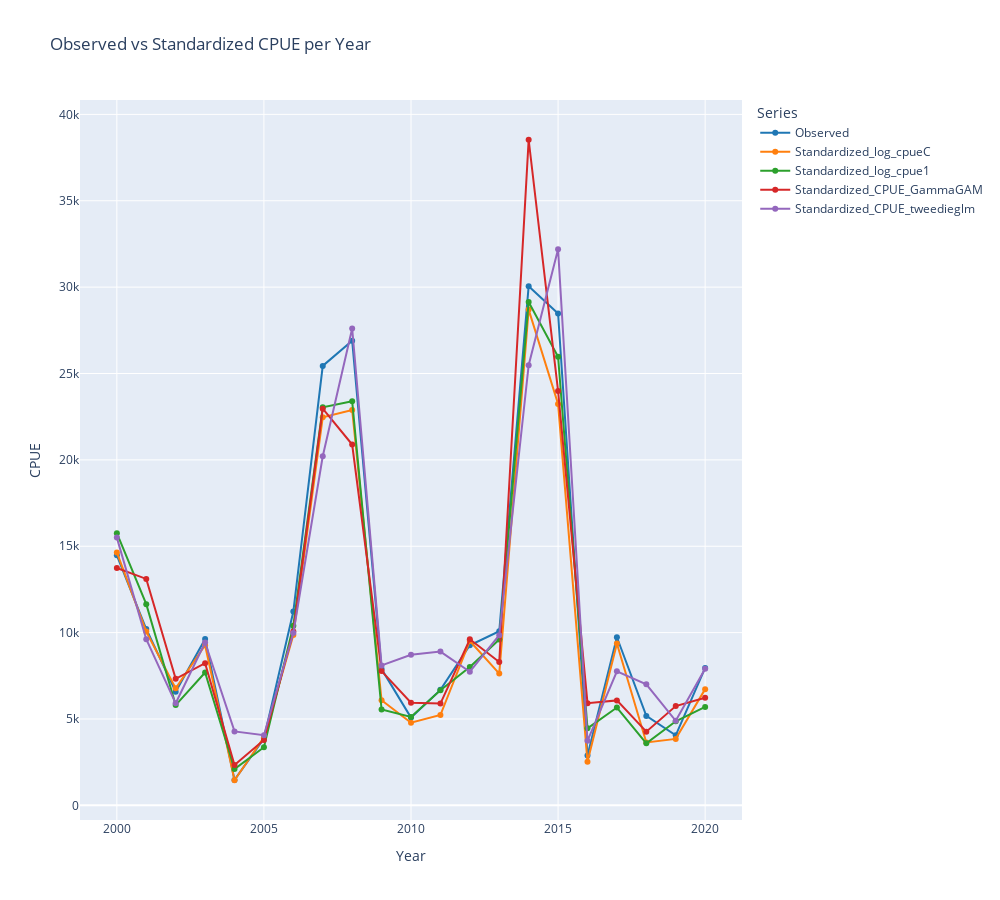
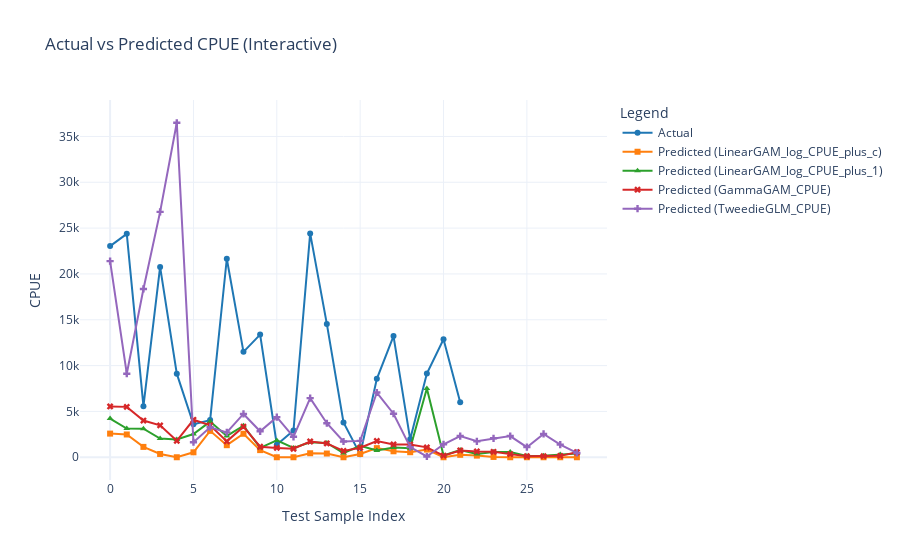

The notebook cell saved with these charts, in order:
### Code cell
# 6. Visualization

# Define consistent colors for each series
colors = {
    "Observed": "#1f77b4",                    # blue
    "Standardized_log_cpueC": "#ff7f0e",      # orange
    "Standardized_log_cpue1": "#2ca02c",      # green
    "Standardized_CPUE_GammaGAM": "#d62728",  # red
    "Standardized_CPUE_tweedieglm": "#9467bd" # purple
}

# Yearly Standardized vs Observed
yearly = full_df.groupby("Year")["Monthly_CPUE"].mean().reset_index(name="Observed")

yearly_log_cpueC = full_df.copy()
#yearly_log_cpueC["Standardized_log_cpueC"] = standardized_log_cpueC
yearly_log_cpueC = yearly_log_cpueC.groupby("Year")["Standardized_log_cpueC"].mean().reset_index()

yearly_log_cpue1 = full_df.copy()
#yearly_log_cpue1["Standardized_log_cpue1"] = standardized_log_cpue1
yearly_log_cpue1 = yearly_log_cpue1.groupby("Year")["Standardized_log_cpue1"].mean().reset_index()

yearly_cpue_gamma_c = full_df.copy()
#yearly_cpue_gamma_c["GammaGAM_Standardized"] = standardized_cpue_gamma_c
yearly_cpue_gamma_c = yearly_cpue_gamma_c.groupby("Year")["Standardized_CPUE_GammaGAM"].mean().reset_index()

yearly_cpue_gamma_1 = full_df.copy()
#yearly_cpue_gamma_1["GammaGAM_Standardized"] = standardized_cpue_gamma_1
yearly_cpue_gamma_1 = yearly_cpue_gamma_1.groupby("Year")["Standardized_CPUE_tweedieglm"].mean().reset_index()

merged = yearly.merge(yearly_log_cpueC, on="Year").merge(yearly_log_cpue1, on="Year").merge(yearly_cpue_gamma_c, on="Year").merge(yearly_cpue_gamma_1, on="Year")

# Save observed + standardized CPUE data by year to CSV
merged.to_csv("../results/summaries/observed_vs_standardized.csv", index=False)

# Interactive observed vs standardized plot
fig = go.Figure()

# Add each trace manually using the defined colors
for name in colors:
    fig.add_trace(
        go.Scatter(
            x=merged["Year"],
            y=merged[name],
            mode="lines+markers",
            name=name,
            line=dict(color=colors[name])
        )
    )

# Layout
fig.update_layout(
    title="Observed vs Standardized CPUE per Year",
    xaxis=dict(title="Year", tickformat=".0f"),
    yaxis_title="CPUE",
    legend_title="Series",
    hovermode="x unified",
    width=1000,
    height=900
)

fig.show()


# Static observed vs standardized plot
plt.figure(figsize=(12, 6))
plt.plot(merged["Year"], merged["Observed"], label="Observed", marker="o", color=colors["Observed"])
plt.plot(merged["Year"], merged["Standardized_log_cpueC"], label="Standardized_log_CPUE_C", marker="s", color=colors["Standardized_log_cpueC"])
plt.plot(merged["Year"], merged["Standardized_log_cpue1"], label="Standardized_log_CPUE_1", marker="^", color=colors["Standardized_log_cpue1"])
plt.plot(merged["Year"], merged["Standardized_CPUE_GammaGAM"], label="Standardized_CPUE_GammaGAM", marker="x", color=colors["Standardized_CPUE_GammaGAM"])
plt.plot(merged["Year"], merged["Standardized_CPUE_tweedieglm"], label="Standardized_CPUE_tweedieglm", marker="+", color=colors["Standardized_CPUE_tweedieglm"])
plt.title("Observed vs Standardized CPUE per Year")
plt.ylabel("CPUE")
plt.xlabel("Year")
plt.legend()
plt.grid(True)
plt.gca().xaxis.set_major_locator(MaxNLocator(integer=True))
plt.tight_layout()
plt.show()




# B. Residual Plots
residuals_linear_GAM_log_CPUE_plus_c = y_test_linear - linear_gam_c_preds_all
residuals_linear_GAM_log_CPUE_plus_1 = y_test_linear - linear_gam_1_preds_all
residuals_Gamma_GAM = y_test_gamma - gamma_gam_preds
residuals_Tweedie_GLM = y_test_tweedie - tweedie_glm_pred


plt.figure(figsize=(18, 5))

plt.subplot(1, 4, 1)
plt.scatter(linear_gam_c_preds_all, residuals_linear_GAM_log_CPUE_plus_c)
plt.axhline(0, color='red', linestyle='--')
plt.title("Residuals: LinearGAM_Log_CPUE_plus_c")
plt.xlabel("Predicted")
plt.ylabel("Residuals")

plt.subplot(1, 4, 2)
plt.scatter(linear_gam_1_preds_all, residuals_linear_GAM_log_CPUE_plus_1)
plt.axhline(0, color='red', linestyle='--')
plt.title("Residuals: LinearGAM_Log_CPUE_plus_1")
plt.xlabel("Predicted")
plt.ylabel("Residuals")

plt.subplot(1, 4, 3)
plt.scatter(gamma_gam_preds, residuals_Gamma_GAM)
plt.axhline(0, color='red', linestyle='--')
plt.title("Residuals: GammaGAM")
plt.xlabel("Predicted")
plt.ylabel("Residuals")

plt.subplot(1, 4, 4)
plt.scatter(tweedie_glm_pred, residuals_Tweedie_GLM)
plt.axhline(0, color='red', linestyle='--')
plt.title("Residuals: TweedieGLM")
plt.xlabel("Predicted")
plt.ylabel("Residuals")

plt.tight_layout()
plt.show()




# Save residuals in one dictionary
residuals_data = {
    "LinearGAM_Log_CPUE_plus_c": (linear_gam_c_preds_all, y_test_linear - linear_gam_c_preds_all),
    "LinearGAM_Log_CPUE_plus_1": (linear_gam_1_preds_all, y_test_linear - linear_gam_1_preds_all),
    "GammaGAM": (gamma_gam_preds, y_test_gamma - gamma_gam_preds),
    "TweedieGLM": (tweedie_glm_pred, y_test_tweedie - tweedie_glm_pred)
}

np.savez("../results/summaries/residuals_data.npz", residual_dict=residuals_data)


data = np.load("../results/summaries/residuals_data.npz", allow_pickle=True)



# Consistent colors for each series
colors = {
    "Actual": "#1f77b4",                                      # blue
    "Predicted (LinearGAM_log_CPUE_plus_c)": "#ff7f0e",       # orange
    "Predicted (LinearGAM_log_CPUE_plus_1)": "#2ca02c",       # green
    "Predicted (GammaGAM_CPUE)": "#d62728",                   # red
    "Predicted (TweedieGLM_CPUE)": "#9467bd"                  # purple
}


# x-axis index for all predictions
x = list(range(len(y_test)))
x_linear = list(range(len(y_test_linear)))  # linear_gam
x_gamma = list(range(len(y_test_gamma))) # gamma
x_tweedie = list(range(len(y_test_tweedie)))  # tweedie

# Create interactive figure
fig = go.Figure()

fig.add_trace(go.Scatter(x=x, y=y_test.values, mode='lines+markers', name='Actual',
                         marker=dict(symbol='circle'), line=dict(color=colors["Actual"])))
fig.add_trace(go.Scatter(x=x_linear, y=linear_gam_c_preds_all, mode='lines+markers',
                         name='Predicted (LinearGAM_log_CPUE_plus_c)',
                         marker=dict(symbol='square'), line=dict(color=colors["Predicted (LinearGAM_log_CPUE_plus_c)"])))
fig.add_trace(go.Scatter(x=x_linear, y=linear_gam_1_preds_all, mode='lines+markers',
                         name='Predicted (LinearGAM_log_CPUE_plus_1)',
                         marker=dict(symbol='triangle-up'), line=dict(color=colors["Predicted (LinearGAM_log_CPUE_plus_1)"])))
fig.add_trace(go.Scatter(x=x_gamma, y=gamma_gam_preds, mode='lines+markers',
                         name='Predicted (GammaGAM_CPUE)',
                         marker=dict(symbol='x'), line=dict(color=colors["Predicted (GammaGAM_CPUE)"])))
fig.add_trace(go.Scatter(x=x_tweedie, y=tweedie_glm_pred, mode='lines+markers',
                         name='Predicted (TweedieGLM_CPUE)',
                         marker=dict(symbol='cross'), line=dict(color=colors["Predicted (TweedieGLM_CPUE)"])))

fig.update_layout(
    title='Actual vs Predicted CPUE (Interactive)',
    xaxis_title='Test Sample Index',
    yaxis_title='CPUE',
    hovermode='x unified',
    legend_title='Legend',
    template='plotly_white'
)
fig.show()



# C. Actual vs Predicted Plot static plot
x = range(len(y_test))  # common for all
x_linear = range(len(y_test_linear))  # linear_gam
x_gamma = range(len(y_test_gamma))  # gamma
x_tweedie = range(len(y_test_tweedie))  # tweedie
plt.figure(figsize=(10, 5))
plt.plot(x, y_test.values, label="Actual", marker="o", color=colors["Actual"])
plt.plot(x_linear, linear_gam_c_preds_all, label="Predicted (LinearGAM_log_CPUE_plus_c)", marker="s", color=colors["Predicted (LinearGAM_log_CPUE_plus_c)"])
plt.plot(x_linear, linear_gam_1_preds_all, label="Predicted (LinearGAM_log_CPUE_plus_1)", marker="^", color=colors["Predicted (LinearGAM_log_CPUE_plus_1)"])
plt.plot(x_gamma, gamma_gam_preds, label="Predicted (GammaGAM_CPUE)", marker="x", color=colors["Predicted (GammaGAM_CPUE)"])
plt.plot(x_tweedie, tweedie_glm_pred, label="Predicted (TweedieGLM_CPUE)", marker="+", color=colors["Predicted (TweedieGLM_CPUE)"])
plt.title("Actual vs Predicted CPUE")
plt.ylabel("CPUE")
plt.xlabel("Test Sample")
plt.legend()
plt.grid(True)
plt.tight_layout()
plt.show()

prediction_data = {
    "Actual": (x, y_test.values),
    "Predicted (LinearGAM_log_CPUE_plus_c)": (x_linear, linear_gam_c_preds_all),
    "Predicted (LinearGAM_log_CPUE_plus_1)": (x_linear, linear_gam_1_preds_all),
    "Predicted (GammaGAM_CPUE)": (x_gamma, gamma_gam_preds),
    "Predicted (TweedieGLM_CPUE)": (x_tweedie, tweedie_glm_pred),
}

color_dict = {
    "Actual": "#1f77b4",
    "Predicted (LinearGAM_log_CPUE_plus_c)": "#ff7f0e",
    "Predicted (LinearGAM_log_CPUE_plus_1)": "#2ca02c",
    "Predicted (GammaGAM_CPUE)": "#d62728",
    "Predicted (TweedieGLM_CPUE)": "#9467bd",
}

np.savez("../results/summaries/prediction_data.npz",
         pred_dict=prediction_data,
         color_dict=color_dict)
 
data = np.load("predicted_data.npz", allow_pickle=True)
print(data.files)  # Should contain 'residual_dict'
print(type(data["pred_dict"]))  # Should be np.ndarray with dtype=object

### Figure 1 — Plotly figure (JSON) as saved in the notebook; plotly's stock layout.template omitted (floating-point values rounded to 4 significant figures)
{"data": [{"line": {"color": "#1f77b4"}, "mode": "lines+markers", "name": "Observed", "type": "scatter", "x": [2000, 2001, 2002, 2003, 2004, 2005, 2006, 2007, 2008, 2009, 2010, 2011, 2012, 2013, 2014, 2015, 2016, 2017, 2018, 2019, 2020], "y": [14480.0, 10210.0, 6582.0, 9633.0, 1472.0, 3869.0, 11220.0, 25440.0, 26900.0, 7888.0, 5083.0, 6686.0, 9270.0, 10080.0, 30050.0, 28470.0, 2883.0, 9732.0, 5179.0, 4053.0, 7954.0]}, {"line": {"color": "#ff7f0e"}, "mode": "lines+markers", "name": "Standardized_log_cpueC", "type": "scatter", "x": [2000, 2001, 2002, 2003, 2004, 2005, 2006, 2007, 2008, 2009, 2010, 2011, 2012, 2013, 2014, 2015, 2016, 2017, 2018, 2019, 2020], "y": [14640.0, 10060.0, 6774.0, 9269.0, 1454.0, 3935.0, 9860.0, 22470.0, 22890.0, 6081.0, 4785.0, 5230.0, 9517.0, 7631.0, 28700.0, 23240.0, 2520.0, 9369.0, 3644.0, 3849.0, 6729.0]}, {"line": {"color": "#2ca02c"}, "mode": "lines+markers", "name": "Standardized_log_cpue1", "type": "scatter", "x": [2000, 2001, 2002, 2003, 2004, 2005, 2006, 2007, 2008, 2009, 2010, 2011, 2012, 2013, 2014, 2015, 2016, 2017, 2018, 2019, 2020], "y": [15760.0, 11650.0, 5806.0, 7694.0, 2102.0, 3366.0, 10400.0, 23050.0, 23390.0, 5548.0, 5121.0, 6667.0, 8010.0, 9605.0, 29140.0, 25970.0, 4457.0, 5665.0, 3590.0, 4869.0, 5700.0]}, {"line": {"color": "#d62728"}, "mode": "lines+markers", "name": "Standardized_CPUE_GammaGAM", "type": "scatter", "x": [2000, 2001, 2002, 2003, 2004, 2005, 2006, 2007, 2008, 2009, 2010, 2011, 2012, 2013, 2014, 2015, 2016, 2017, 2018, 2019, 2020], "y": [13740.0, 13110.0, 7327.0, 8232.0, 2341.0, 3790.0, 10070.0, 22960.0, 20890.0, 7773.0, 5944.0, 5893.0, 9617.0, 8302.0, 38530.0, 23990.0, 5916.0, 6076.0, 4263.0, 5747.0, 6233.0]}, {"line": {"color": "#9467bd"}, "mode": "lines+markers", "name": "Standardized_CPUE_tweedieglm", "type": "scatter", "x": [2000, 2001, 2002, 2003, 2004, 2005, 2006, 2007, 2008, 2009, 2010, 2011, 2012, 2013, 2014, 2015, 2016, 2017, 2018, 2019, 2020], "y": [15500.0, 9616.0, 5908.0, 9427.0, 4280.0, 4065.0, 9982.0, 20210.0, 27610.0, 8103.0, 8714.0, 8902.0, 7735.0, 9848.0, 25480.0, 32190.0, 3734.0, 7763.0, 7006.0, 4897.0, 7908.0]}], "layout": {"height": 900, "hovermode": "x unified", "legend": {"title": {"text": "Series"}}, "title": {"text": "Observed vs Standardized CPUE per Year"}, "width": 1000, "xaxis": {"tickformat": ".0f", "title": {"text": "Year"}}, "yaxis": {"title": {"text": "CPUE"}}}}

### Figure 2 — Plotly figure (JSON) as saved in the notebook; plotly's stock layout.template omitted (floating-point values rounded to 4 significant figures)
{"data": [{"line": {"color": "#1f77b4"}, "marker": {"symbol": "circle"}, "mode": "lines+markers", "name": "Actual", "type": "scatter", "x": [0, 1, 2, 3, 4, 5, 6, 7, 8, 9, 10, 11, 12, 13, 14, 15, 16, 17, 18, 19, 20, 21], "y": [23040.0, 24370.0, 5573.0, 20770.0, 9119.0, 3605.0, 4053.0, 21660.0, 11500.0, 13380.0, 1363.0, 2914.0, 24420.0, 14550.0, 3795.0, 317.2, 8562.0, 13220.0, 1953.0, 9135.0, 12870.0, 5992.0]}, {"line": {"color": "#ff7f0e"}, "marker": {"symbol": "square"}, "mode": "lines+markers", "name": "Predicted (LinearGAM_log_CPUE_plus_c)", "type": "scatter", "x": [0, 1, 2, 3, 4, 5, 6, 7, 8, 9, 10, 11, 12, 13, 14, 15, 16, 17, 18, 19, 20, 21, 22, 23, 24, 25, 26, 27, 28], "y": [2579.0, 2484.0, 1129.0, 358.2, 0, 540.5, 2882.0, 1315.0, 2561.0, 778.0, 0, 0, 435.3, 405.9, 0, 360.7, 996.4, 650.8, 549.3, 838.0, 0, 266.5, 178.4, 34.64, 0, 0, 0, 0, 0]}, {"line": {"color": "#2ca02c"}, "marker": {"symbol": "triangle-up"}, "mode": "lines+markers", "name": "Predicted (LinearGAM_log_CPUE_plus_1)", "type": "scatter", "x": [0, 1, 2, 3, 4, 5, 6, 7, 8, 9, 10, 11, 12, 13, 14, 15, 16, 17, 18, 19, 20, 21, 22, 23, 24, 25, 26, 27, 28], "y": [4225.0, 3136.0, 3112.0, 2042.0, 1946.0, 2539.0, 3890.0, 2328.0, 3440.0, 1031.0, 1834.0, 1020.0, 1624.0, 1560.0, 461.0, 1256.0, 738.1, 1051.0, 973.2, 7496.0, 205.5, 798.9, 353.4, 562.3, 561.9, 146.0, 153.3, 297.6, 402.8]}, {"line": {"color": "#d62728"}, "marker": {"symbol": "x"}, "mode": "lines+markers", "name": "Predicted (GammaGAM_CPUE)", "type": "scatter", "x": [0, 1, 2, 3, 4, 5, 6, 7, 8, 9, 10, 11, 12, 13, 14, 15, 16, 17, 18, 19, 20, 21, 22, 23, 24, 25, 26, 27, 28], "y": [5542.0, 5496.0, 4002.0, 3476.0, 1798.0, 4088.0, 3487.0, 1732.0, 3338.0, 1144.0, 1020.0, 928.2, 1718.0, 1506.0, 694.3, 1034.0, 1772.0, 1400.0, 1386.0, 1079.0, 175.7, 740.9, 639.5, 595.2, 341.3, 109.5, 125.0, 151.9, 546.9]}, {"line": {"color": "#9467bd"}, "marker": {"symbol": "cross"}, "mode": "lines+markers", "name": "Predicted (TweedieGLM_CPUE)", "type": "scatter", "x": [0, 1, 2, 3, 4, 5, 6, 7, 8, 9, 10, 11, 12, 13, 14, 15, 16, 17, 18, 19, 20, 21, 22, 23, 24, 25, 26, 27, 28], "y": [21400.0, 9113.0, 18360.0, 26770.0, 36490.0, 1635.0, 3270.0, 2716.0, 4724.0, 2832.0, 4377.0, 2232.0, 6447.0, 3710.0, 1717.0, 1783.0, 7062.0, 4745.0, 1108.0, 83.84, 1415.0, 2314.0, 1738.0, 2066.0, 2312.0, 1100.0, 2552.0, 1375.0, 468.3]}], "layout": {"hovermode": "x unified", "legend": {"title": {"text": "Legend"}}, "title": {"text": "Actual vs Predicted CPUE (Interactive)"}, "xaxis": {"title": {"text": "Test Sample Index"}}, "yaxis": {"title": {"text": "CPUE"}}}}
